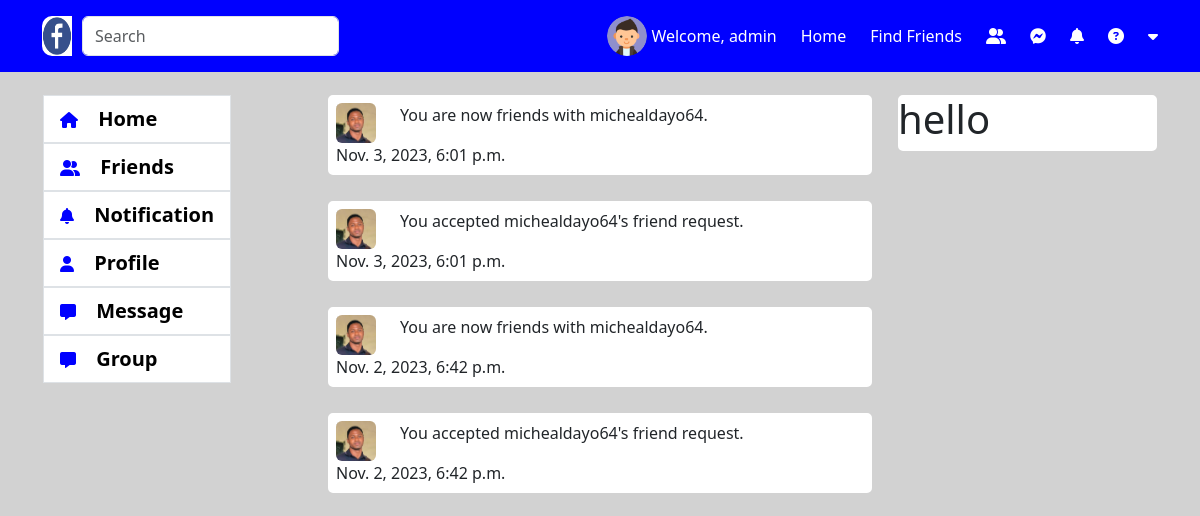
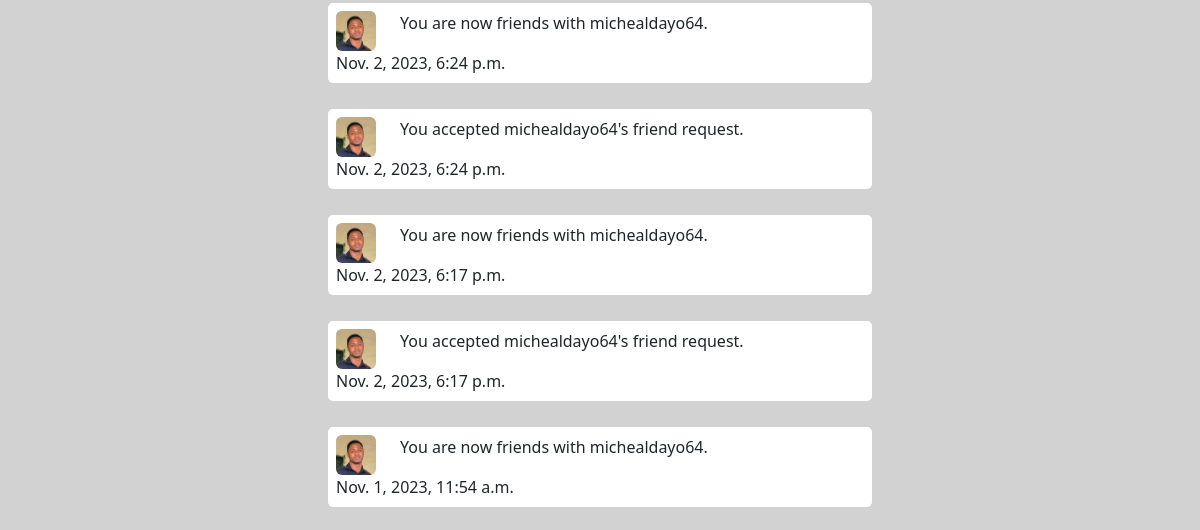
The app's page /notification/ (signed in, upper part), older data (2 pictures, top to bottom).
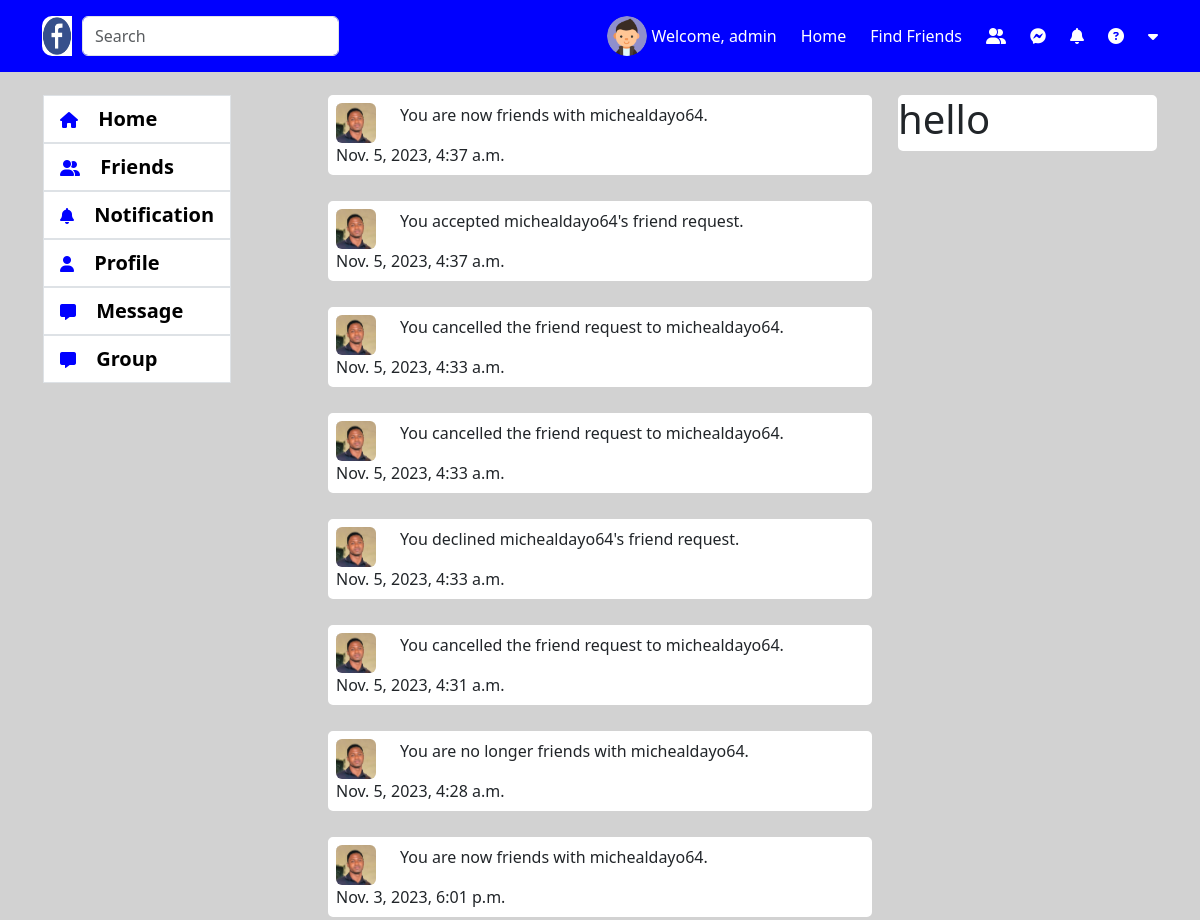
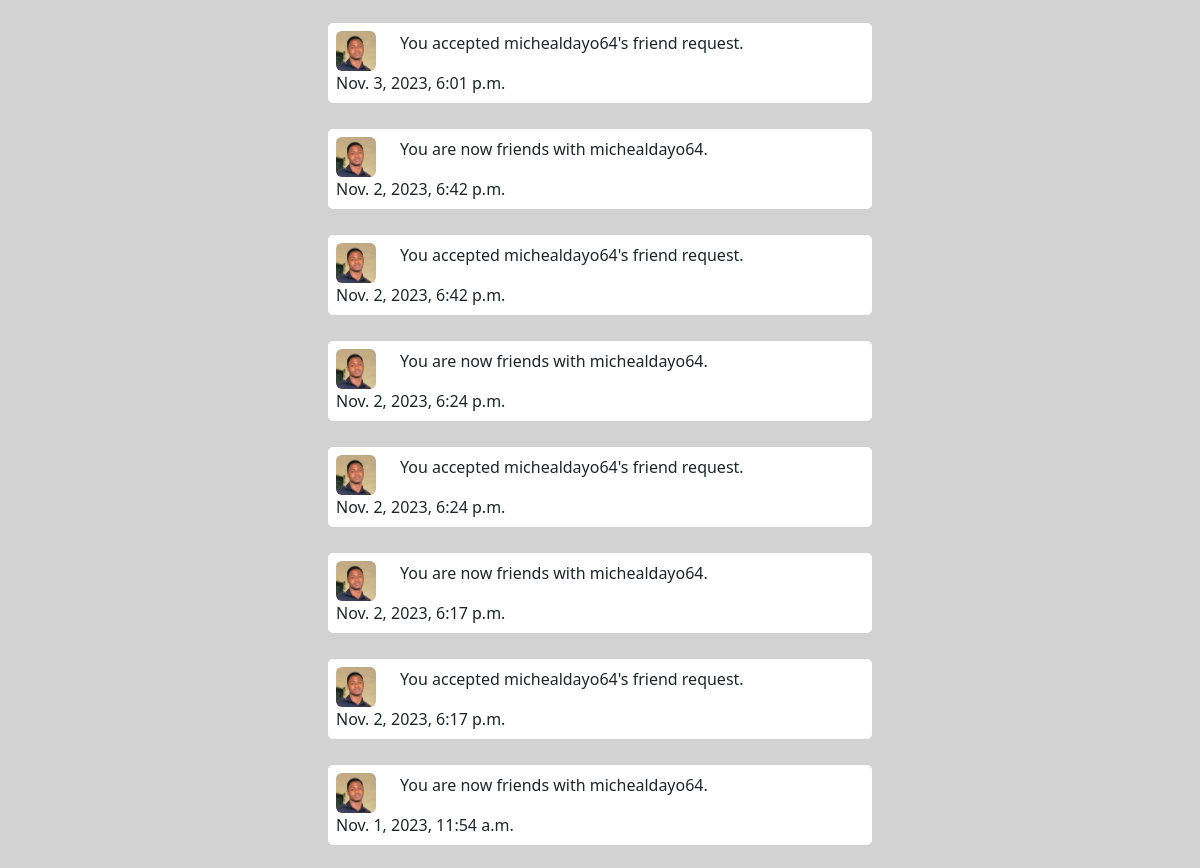
The same page, newer data (2 pictures, top to bottom).
### account/models.py (models this page shows, shortened)
class Accounts(AbstractBaseUser):
    email = models.EmailField(verbose_name="email", max_length=60, unique=True)
    username = models.CharField(max_length=30, unique=True)
    date_joined = models.DateTimeField(
        verbose_name='date joined', auto_now_add=True)
    last_login = models.DateTimeField(verbose_name='last login', auto_now=True)
    is_admin = models.BooleanField(default=False)
    is_active = models.BooleanField(default=True)
    is_staff = models.BooleanField(default=False)
    is_superuser = models.BooleanField(default=False)
    profile_image = models.ImageField(max_length=255, upload_to=get_profile_image_filepath,
                                      null=True, blank=True, default=get_default_profile_image)
    hide_email = models.BooleanField(default=True)
    USERNAME_FIELD = 'email'
    REQUIRED_FIELDS = ['username']
    objects = MyAccountManager()

### notification_app/models.py (models this page shows, shortened)
class Notification(models.Model):
    target = models.ForeignKey(settings.AUTH_USER_MODEL, on_delete=models.CASCADE)
    from_user = models.ForeignKey(settings.AUTH_USER_MODEL, on_delete=models.CASCADE, null=True, blank=True, related_name='from_user')
    redirect_url = models.URLField(max_length=500, null=True, unique=False, blank=True, help_text="The URL to redirect to when to clicked")
    verb = models.CharField(max_length=255, unique=False, blank=True, null=True)
    timestamp = models.DateTimeField(auto_now_add=True)
    read = models.BooleanField(default=False)
    content_type = models.ForeignKey(ContentType, on_delete=models.CASCADE)
    object_id = models.PositiveBigIntegerField()
    content_object = GenericForeignKey()
    def __str__(self):
        return self.verb

### notification_app/views.py (the view)
# urls.py: path('', notification_index, name="notification-index")
def notification_index(request):
    context = {}
    user = request.user
    if user.is_authenticated:
        friend_request_ct = ContentType.objects.get_for_model(FriendRequest)
        friend_list_ct = ContentType.objects.get_for_model(FriendsList)
        notifications = Notification.objects.filter(target=user, content_type__in=[friend_request_ct, friend_list_ct]).order_by('-timestamp')
        print(notifications)
        context['notifications'] = notifications
    return render(request, 'notification_app/notification.html', context)

### notification_app/templates/notification_app/notification.html (shortened to what this page needs)
{% extends 'base.html' %}
{% load static %}
{% block content %}
<br>
    <div class="row">
      <div class="col-3">
        {% include 'snippets/left-menu.html' %}
      </div>
      <div class="col-6">
        {% for i in notifications %}
        <div class="card p-2">
            <div class="d-flex align-items-center">
              <img class="rounded" style="width: 40px; height: 40px;" src="{{ i.from_user.profile_image.url }}" alt="" srcset="">
              <p class="ms-4">{{ i.verb }}</p>
            </div>
            <span class="font-weight-bold">{{ i.timestamp }}</span>
        </div>
        <br>
        {% endfor %}
      </div>
      <div class="col-3">
        <div class="card">
            <h1>hello</h1>
        </div>
      </div>
    </div>
{% endblock %}

### templates/base.html (shortened to what this page needs)
{% load static %}
<!DOCTYPE html>
<html lang="en">
<head>
    <link rel="stylesheet" href="{% static 'css/style.css' %}">
    <link rel="stylesheet" href="{% static 'css/home.css' %}">
    <link rel="stylesheet" href="{% static 'css/left-menu.css' %}">
    <link rel="stylesheet" href="{% static 'css/group-detail.css' %}">
    <link rel="stylesheet" href="{% static 'css/friend.css' %}">
    <link rel="stylesheet" href="https://cdnjs.cloudflare.com/ajax/libs/font-awesome/6.4.0/css/all.min.css" />
    <link href="{% static 'css/dist/css/bootstrap.min.css' %}" rel="stylesheet">
     <link rel="stylesheet" href="https://cdnjs.cloudflare.com/ajax/libs/highlight.js/10.2.0/styles/default.min.css" />
</head>
<body style="background-color: rgb(210, 210, 210);">
    {% include 'snippets/header.html' %}
    <div class="container wrapper" style="padding-top: 70px; padding-bottom: 20px;">
        {% block content %}
        {% endblock %}
      </div>
</body>
</html>

### templates/snippets/header.html (shortened to what this page needs)
{% load static %}
<nav class="navbar fixed-top" style="background-color: blue;">
    <div class="container d-flex flex-row justify-content-between" id="myheader">
        <div>
            <form class="d-flex" role="search">
                <img src="{% static 'img/fb.jpeg' %}" alt="" srcset="" style="width: 40px; height: 40px; padding-right: 10px; border-radius: 10px;">
                <input class="form-control me-2 w-100" type="search" placeholder="Search" aria-label="Search">
              </form>
        </div>
      <div class="d-flex flex-row align-items-center">
        {% if request.user.is_authenticated %}
        <a href="{% url 'profile-index' %}" class="anch">
        <img class="me-1 profile-pic" src="{{ request.user.profile_image.url }}" alt="">
      </a>
        {% else %}
        <img class="me-1 profile-pic" src="{% static 'img/profile_image.png' %}" alt="">
        {% endif %}
        <a href="{% url 'profile-index' %}" class="anch">
        <p class="me-4 mt-3 text-white">Welcome, {{ request.user.username }}</p>
      </a>
      <a href="{% url 'index' %}" class="anch">
        <p class="me-4 mt-3 text-white">Home</p>
      </a>
      <a href="#" class="anch">
        <p class="me-4 mt-3 text-white">Find Friends</p>
      </a>
      <a href="#" class="anch">
        <i class="fa-solid fa-user-group me-4 text-white"></i>
      </a>
      <a href="#" class="anch" id="btn-chat-notifi">
        <i class="fa-brands fa-facebook-messenger me-4 text-white"></i>
      </a>
      <a class="anch" id="btn-notifi" onclick="setGeneralNotificationsAsRead()">
        <i class="fa-solid fa-bell me-4 text-white"></i>
      </a>
      <a href="#" class="anch">
        <i class="fa-solid fa-circle-question me-4 text-white"></i>
      </a>
      <a href="#" id="logout">
        <i class="fa-solid fa-caret-down text-white"></i>
      </a>
      </div>
    </div>
  </nav>

### templates/snippets/general_notifications.html (shortened to what this page needs)
{% load static %}

### templates/snippets/chat_notifications.html (shortened to what this page needs)
{% load static %}

### templates/snippets/left-menu.html (shortened to what this page needs)
<div class="card position-fixed">
    <ul class="list-group">
        <a href="{% url 'index' %}" class="anch">
        <li class="list-group-item menuhover active1">
                <i class="fa-solid fa-house me-3"></i>
          <span>Home</span>
        </li>
    </a>
    <a href="{% url 'friend-index' %}" class="anch">
        <li class="list-group-item menuhover">
                <i class="fa-solid fa-user-group me-3"></i>
                <span>Friends</span>
        </li>
    </a>
    <a href="{% url 'notification-index' %}" class="anch">
        <li class="list-group-item menuhover">
                <i class="fa-solid fa-bell me-3"></i>
          <span>Notification</span>
        </li>
    </a>
    <a href="{% url 'profile-index' %}" class="anch">
        <li class="list-group-item menuhover">
                <i class="fa-solid fa-user me-3"></i>
          <span>Profile</span>
        </li>
    </a>
    <a href="{% url 'private-chat-room' %}" class="anch">
        <li class="list-group-item menuhover">
                <i class="fa-solid fa-message me-3"></i>
          <span>Message</span>
        </li>
    </a>
    <a href="{% url 'group-list' %}" class="anch">
        <li class="list-group-item menuhover">
                <i class="fa-solid fa-message me-3"></i>
          <span>Group</span>
        </li>
    </a>
      </ul>
</div>

### static/css/style.css (style rules this page uses)
.anch { text-decoration: none; cursor: pointer; }
.anch i { color: blue; }
.anch span { color: black; font-weight: bold; font-size: 20px; }
.profile-pic { width: 40px; height: 40px; border-radius: 100%; }
#myheader { position: relative; }

### static/css/left-menu.css (style rules this page uses)
.menuhover { cursor: pointer; }
.active1 { background-color: rgb(221, 221, 221); }

Row changes from the older to the newer data that the page shows:
added Notification: from_user.profile_image (picture), verb "You are now friends with michealdayo64.", timestamp "Nov. 5, 2023, 4:37 a.m."
added Notification: from_user.profile_image (picture), verb "You accepted michealdayo64's friend request.", timestamp "Nov. 5, 2023, 4:37 a.m."
added Notification: from_user.profile_image (picture), verb "You cancelled the friend request to michealdayo64.", timestamp "Nov. 5, 2023, 4:33 a.m."
added Notification: from_user.profile_image (picture), verb "You cancelled the friend request to michealdayo64.", timestamp "Nov. 5, 2023, 4:33 a.m."
added Notification: from_user.profile_image (picture), verb "You declined michealdayo64's friend request.", timestamp "Nov. 5, 2023, 4:33 a.m."
added Notification: from_user.profile_image (picture), verb "You cancelled the friend request to michealdayo64.", timestamp "Nov. 5, 2023, 4:31 a.m."
added Notification: from_user.profile_image (picture), verb "You are no longer friends with michealdayo64.", timestamp "Nov. 5, 2023, 4:28 a.m."
